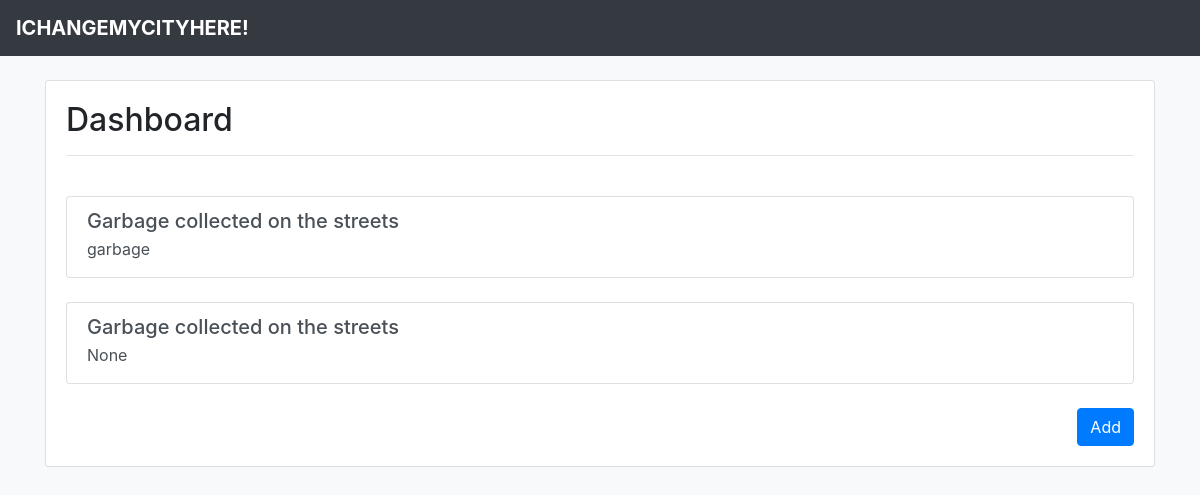
Page /dashboard/ (signed in) on the earlier database version.
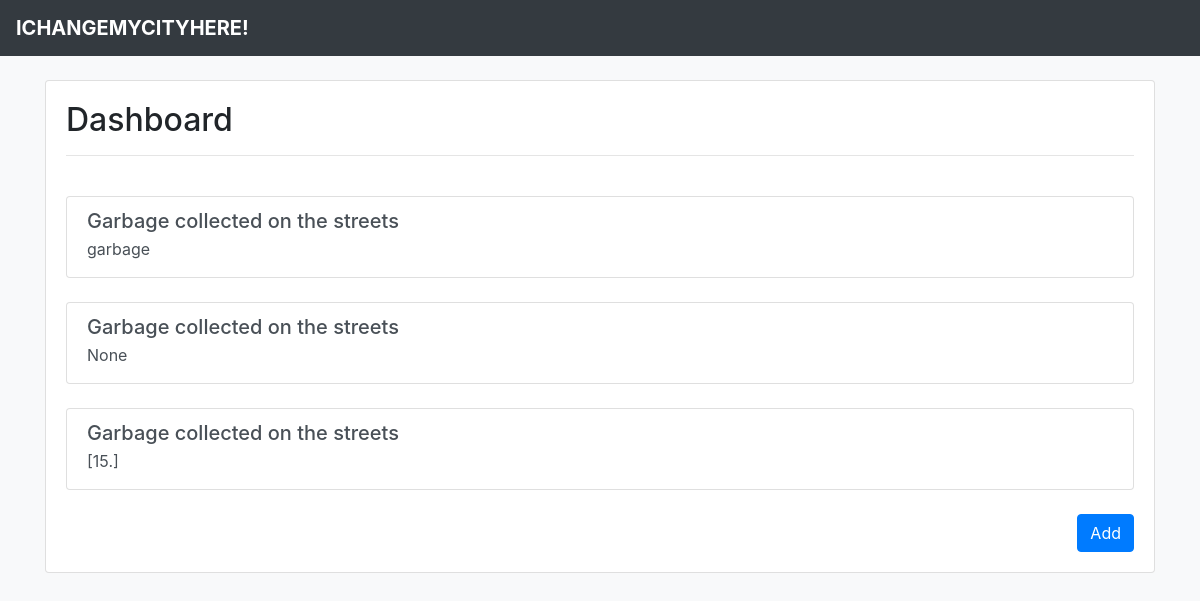
Same page on the later database version.
### complaints/models.py (models this page shows, shortened)
class Complaints(models.Model):
    user = models.ForeignKey(User, related_name='complaints', on_delete=models.CASCADE,null=True, blank=True)
    Topic = models.CharField(max_length=200)
    img = models.ImageField(null=True)
    categories = models.CharField(max_length=50,null=True)
    location = models.CharField(max_length=50)
    userid = models.CharField(max_length=50,null=True, blank=True)
    created = models.DateTimeField(auto_now_add=True ,blank=True)
    updated = models.DateTimeField(auto_now=True, blank=True)
    def get_absolute_url(self):
        return reverse("complaints:shareurl", kwargs={"id": self.id})

### account/views.py (the view)
# urls.py: path('dashboard/',dashboard,name='dashboard'),
@login_required
def dashboard(request):
    user = request.user
    complains = user.complaints.all()
    return render(request,'account/dashboard.html',{'complains':complains})

### templates/account/dashboard.html (shortened to what this page needs)
{% extends "base.html" %}
{% block content %}
<div class="card">
    <div class="card-body">
        <h2>Dashboard</h2>
        <hr>
        <br>
        {% for complain in complains %}
        <div class="list-group">
            <a href="{{complain.get_absolute_url }}" class="list-group-item list-group-item-action flex-column align-items-start">
                <div class="d-flex w-100 justify-content-between">
                    <h5 class="mb-1">{{ complain.Topic }}</h5>
                </div>
                <p class="mb-1">{{ complain.categories }}</p>
            </a>
        </div>
        <br>
        {% endfor %}
        <a href="{% url 'complaints:add-complain' %}" class="btn btn-primary float-right">Add</a>
    </div>
</div>
{% endblock %}

### templates/base.html (shortened to what this page needs)
{% load static %}
<!DOCTYPE html>
<html>
<head>
 <link rel="stylesheet" href="https://stackpath.bootstrapcdn.com/bootstrap/4.5.0/css/bootstrap.min.css">
</head>
<body class="bg-light">
<div class="sticky-top">
    <nav class="navbar sticky-top navbar-dark bg-dark">
        <a class="navbar-brand font-weight-bold" href="" >ICHANGEMYCITYHERE!</a>
    </nav>
</div>
<br>
<div class="">
    <div class="container">
                {% block content %}
                {% endblock %}
    </div>
</div>
</body>
</html>

Differences in the rows shown:
added Complaints: Topic "Garbage collected on the streets", categories "[15.]"
